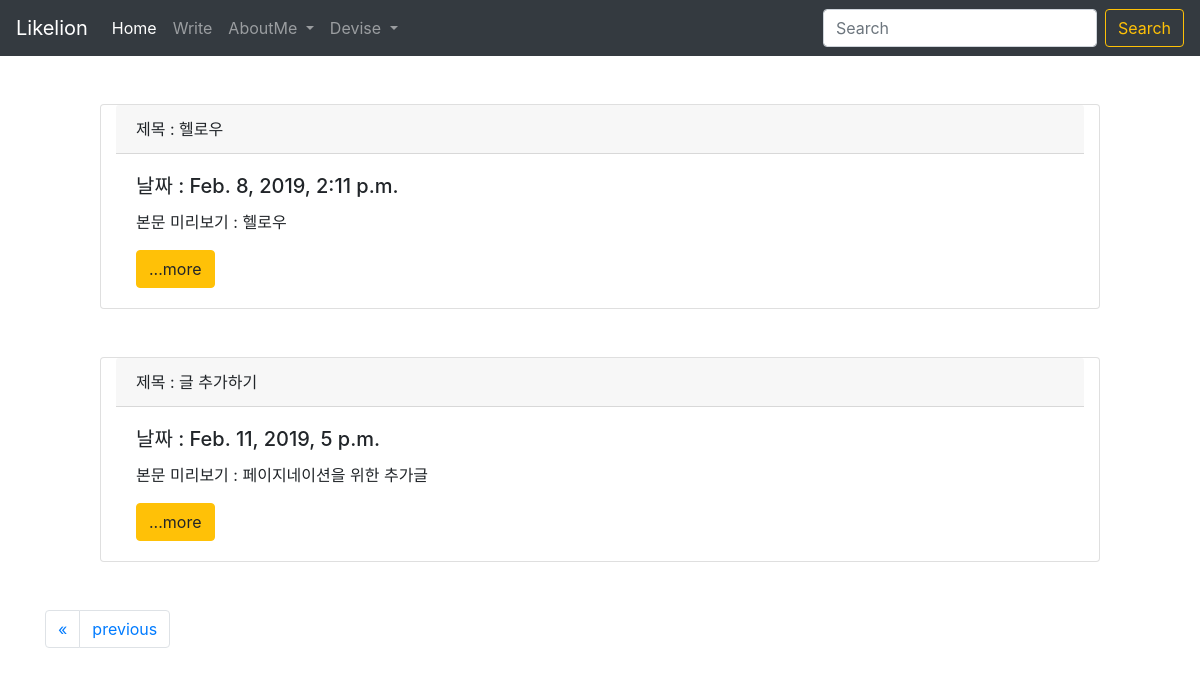
Page /?page=3 on the earlier database version.
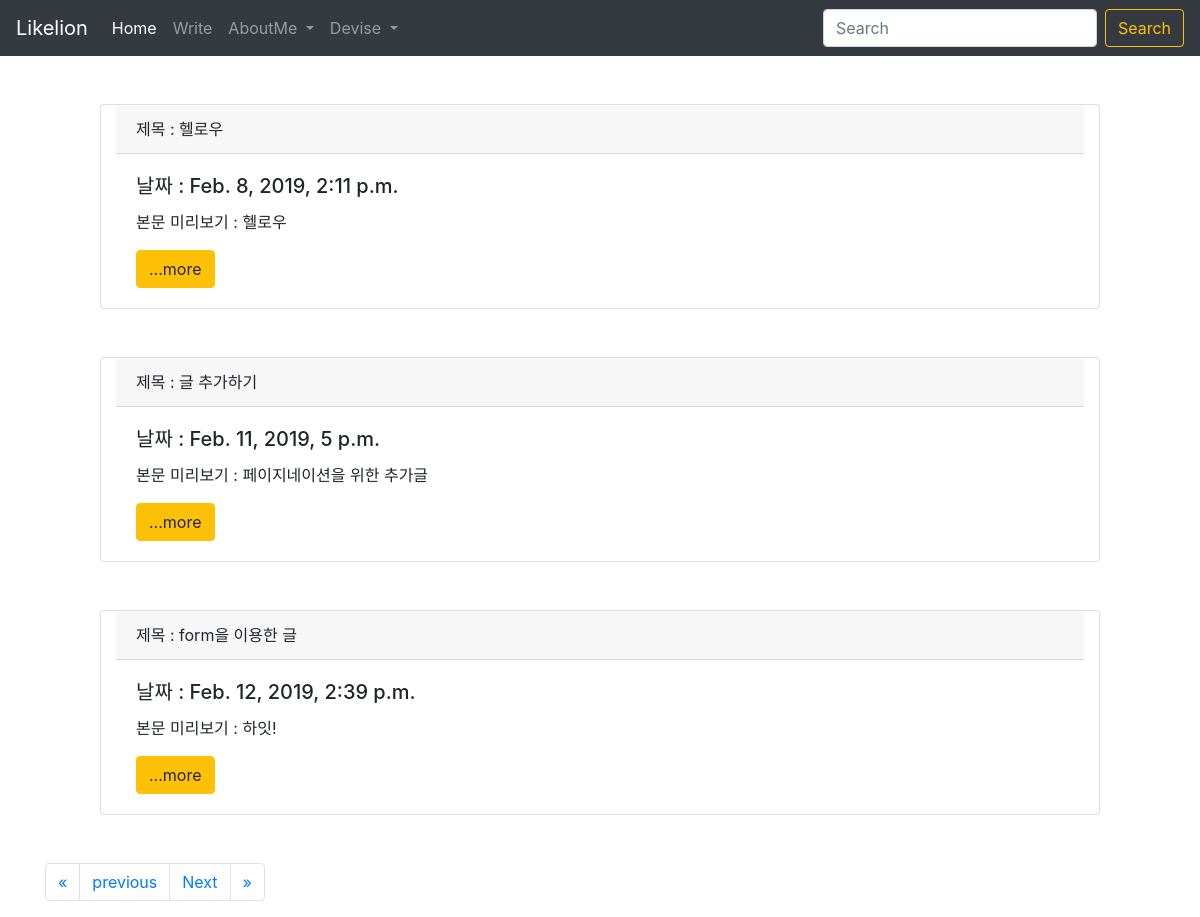
Same page on the later database version.
### myblog/models.py (models this page shows, shortened)
class Myblog(models.Model):
  title = models.CharField(max_length=200)
  pub_date = models.DateTimeField('date published')
  body = models.TextField()
  def summary(self):
    return self.body[:150]

### myblog/views.py (the view)
# urls.py: path('', myblog.views.home, name="home"),
def home(request):
  blogs = Myblog.objects
  blog_list = Myblog.objects.all()
  paginator = Paginator(blog_list,3)
  page = request.GET.get('page')
  posts = paginator.get_page(page)
  return render(request, 'home.html', {'blogs':blogs, 'posts':posts})

### myblog/templates/home.html
{%extends 'base.html'%}
{%block contents%}
<body>
  <br />
  {% for myblog in posts %}
    <div class="card mx-auto col-md-10" >
      <div class="card-header">
        제목 : {{myblog.title}}
      </div>
      <div class="card-body">
        <h5 class="card-title"> 날짜 : {{myblog.pub_date}} </h5>
        <p class="card-text">본문 미리보기 : {{myblog.summary}}</p>
        <a href="{%url 'detail' myblog.id%}" class="btn btn-warning">...more</a>
      </div>
    </div>
    <br /><br />
  {% endfor %}
  <div class = "container">
    <nav aria-label="Page navigation example">
    <ul class="pagination">
      {%if posts.has_previous%}
      <li class="page-item">
        <a class="page-link" href="?page=1" aria-label="first">
          <span aria-hidden="true">&laquo;</span>
        </a>
      </li>
       <li class="page-item">
        <a class="page-link" href="?page={{posts.previous_page_number}}" aria-label="previous">previous</a>
      </li>
      {%endif%}
      {%if posts.has_next%}
      <li class="page-item">
        <a class="page-link" href="?page={{posts.next_page_number}}" aria-label="next">Next</a>
      </li>
      <li class="page-item">
        <a class="page-link" href="?page={{posts.paginator.num_pages}}" aria-label="last">
          <span aria-hidden="true">&raquo;</span>
        </a>
      </li>
      {%endif%}
      </ul>
    </nav>
  </div>
{%endblock%}

Differences in the rows shown:
added Myblog: title "form을 이용한 글", pub_date "Feb. 12, 2019, 2:39 p.m.", summary "하잇!"
Other differences:
text now shown: "Next »"
